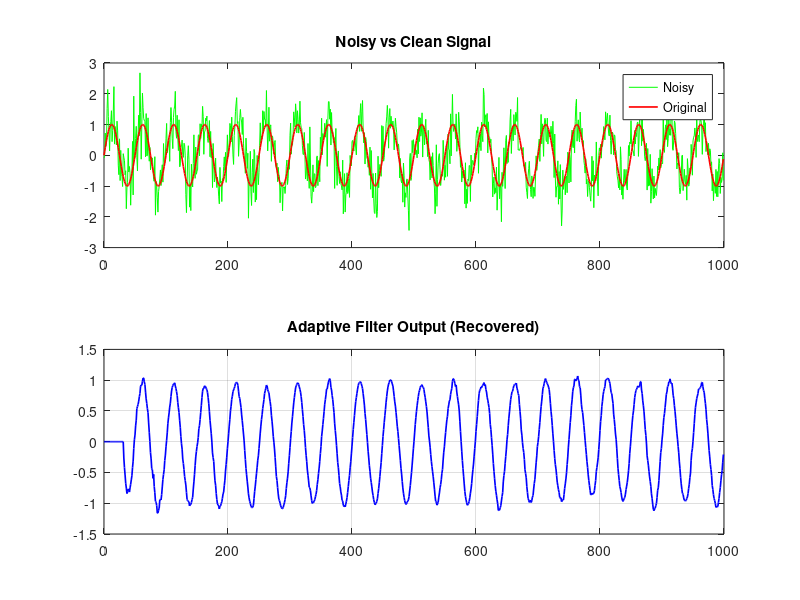
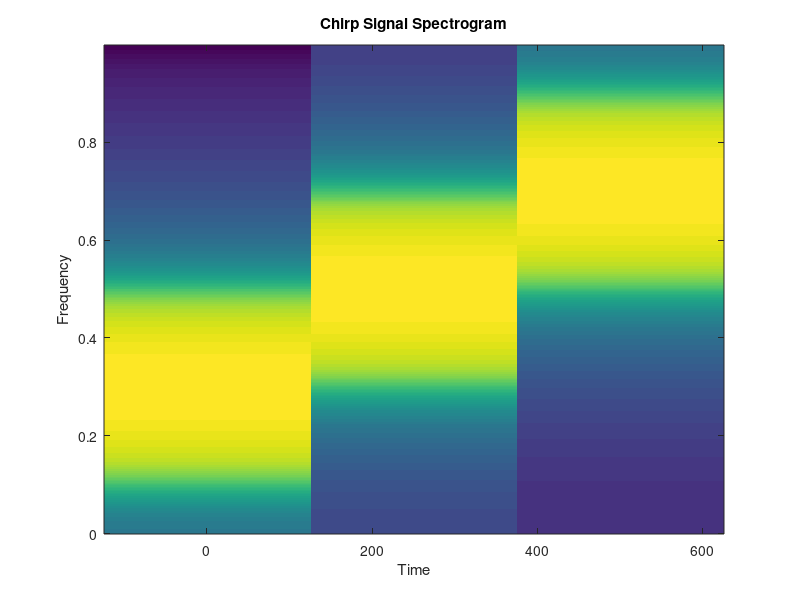

Reproduce these figures in MATLAB, in order. (Note: this script raises an error after producing the figures.)
% 10_signal_processing_adaptive.m
% UniLab Signal Processing: Adaptive Filters & Spectral Analysis

clear all;
clc;

disp('📡 UniLab Signal Processing Studio');
disp('===================================');

%% 1. LMS Adaptive Noise Cancellation
disp('--- 1. LMS Adaptive Filter ---');
N_s = 1000;
t_v = (0:N_s-1)';
s_c = sin(2*pi*0.02*t_v); 
n_n = 0.5 * randn(N_s, 1); 
x_n = s_c + n_n; 

L_f = 32; 
w_w = zeros(L_f, 1);
mu_s = 0.01; 
y_o = zeros(N_s, 1);
e_e = zeros(N_s, 1);

for i = L_f:N_s
    x_sub = x_n(i:-1:i-L_f+1);
    % explicitly flatten vectors for dot product
    xv = x_sub(:);
    y_o(i) = w_w' * xv; 
    e_e(i) = s_c(i) - y_o(i); 
    w_w = w_w + 2 * mu_s * e_e(i) * xv;
end

figure;
subplot(2, 1, 1);
plot(t_v, x_n, 'g', t_v, s_c, 'r', 'LineWidth', 1.2);
title('Noisy vs Clean Signal'); legend('Noisy', 'Original');
subplot(2, 1, 2);
plot(t_v, y_o, 'b', 'LineWidth', 1.2);
title('Adaptive Filter Output (Recovered)');
grid on;

%% 2. Spectral Analysis (Spectrogram)
disp(' ');
disp('--- 2. Time-Frequency Analysis ---');
Fs_v = 1000.0;
t_s = 0:1/Fs_v:2;
f_i = 50 + 100*t_s; 
sig_c = sin(2*pi*f_i.*t_s);

figure;
specgram(sig_c, Fs_v);
title('Chirp Signal Spectrogram');

%% 3. Interactive Signal Simulator
disp(' ');
disp('--- 3. Real-time Filter Tuning ---');

function sn = filt_step(sc, p)
    sn = sc;
    dt = 1.0/p.Fs;
    t_n = size(sc.h, 1) * dt;
    val = sin(2.0*pi*sc.f*t_n) + 0.5*randn();
    sn.h = [sc.h; val];
    if size(sn.h, 1) > 200, sn.h = sn.h(end-199:end); end
    sn.f = sc.f + 0.1 * randn();
end

function filt_draw(ax, s)
    plot(ax, s.h, 'b-');
    title(ax, ['Signal (f \approx ', num2str(s.f), ' Hz)']);
    grid(ax, 'on');
end

st_sig = struct('f', 10.0, 'h', []);
simulate('algorithm', 'step', @filt_step, 'draw', @filt_draw, 'state', st_sig, 'Fs', 1000);

disp('Signal Processing Studio Complete.');
